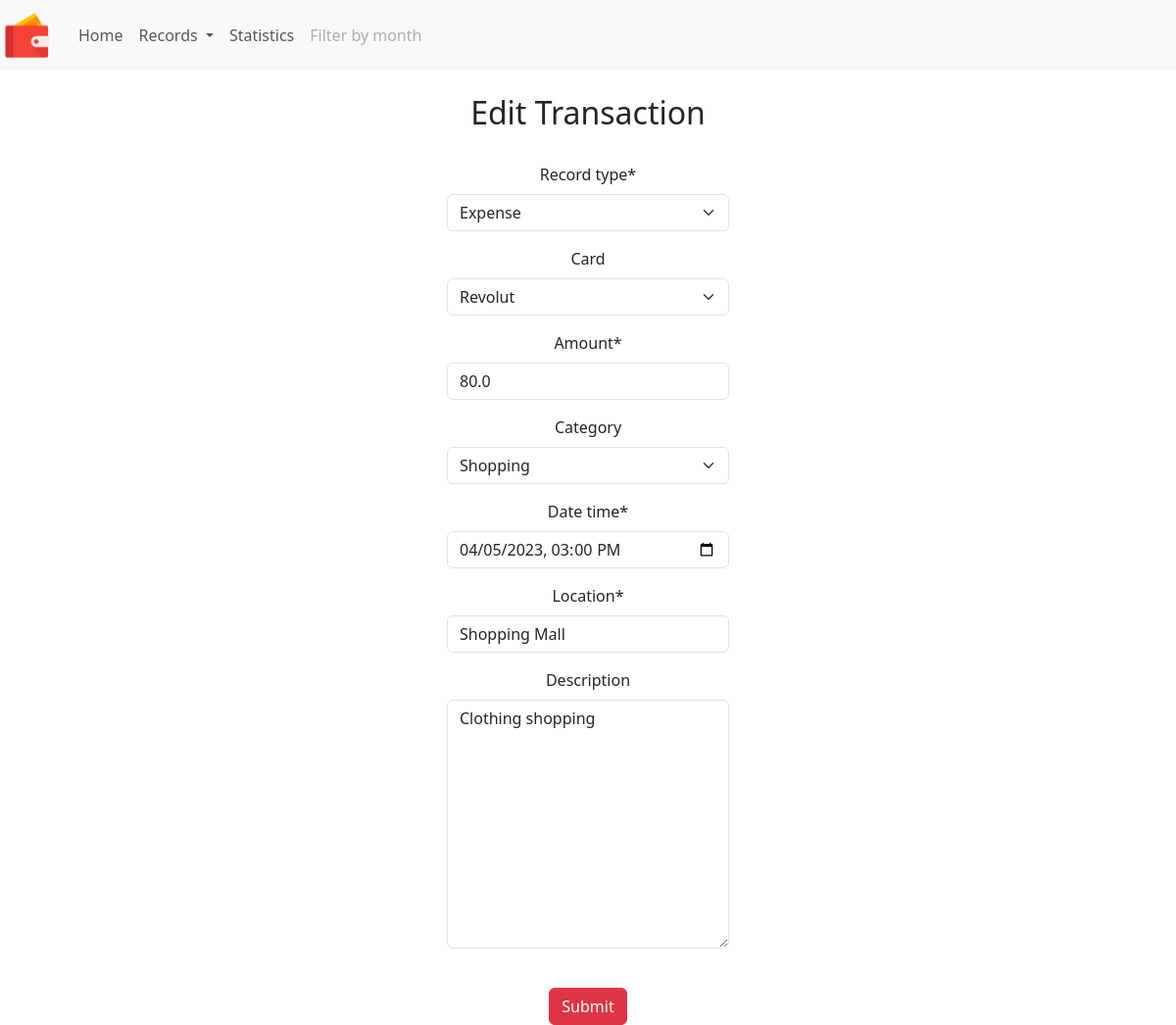
The app's page /edit_spending/34, older data.
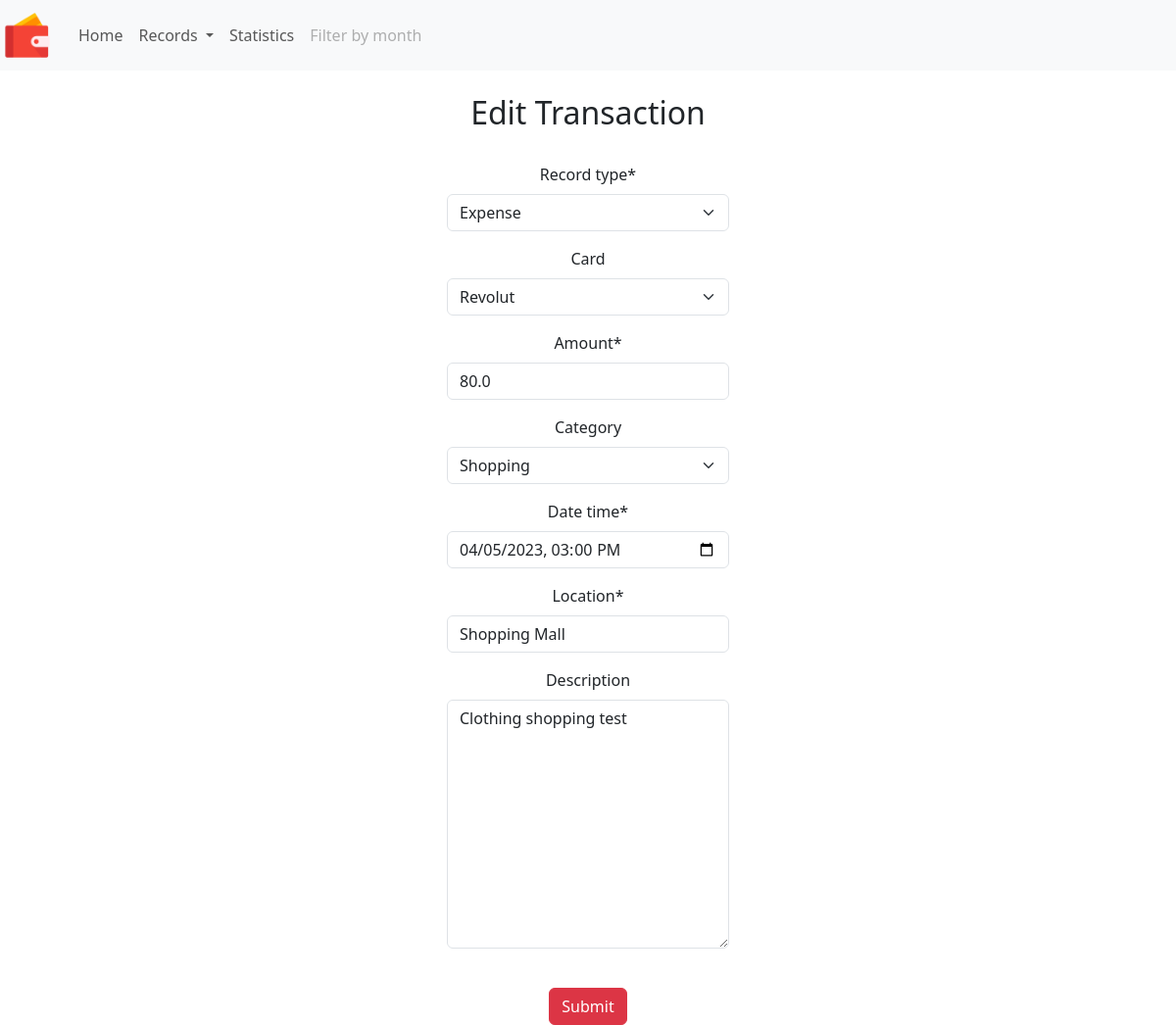
The same page, newer data.
### finances/models.py (models this page shows, shortened)
class Spending(models.Model):
    record_type = models.CharField(max_length=7, choices=RECORD_TYPE, default='other')
    paid_with = models.ForeignKey(BankAccount, blank=True, null=True, verbose_name='Card', on_delete=models.CASCADE)
    amount = models.FloatField(validators=[MinValueValidator(Decimal('0.01'))])
    category = models.ForeignKey(Category, blank=True, null=True, on_delete=models.CASCADE)
    date_time = models.DateTimeField()
    location = models.CharField(max_length=25,
                                validators=[RegexValidator('[+-/%@!(){}]', inverse_match=True)]
                                )
    description = models.TextField(max_length=300, blank=True,
                                   validators=[RegexValidator('[+-/%@!()"{}]', inverse_match=True)]
                                   )

### finances/views.py (the view, shortened to what this page needs)
# urls.py: path('edit_spending/<int:id>', views.edit_spending, name='edit-spending'),
def edit_spending(request, id):
    post = get_object_or_404(Spending, id=id)
    if request.method == 'GET':
        context = {'form': SpendingForm(instance=post), 'id': id}
        return render(request, 'finances/add_spending.html', context)

### finances/forms.py
class SpendingForm(ModelForm):
    class Meta:
        model = Spending
        fields = ('record_type', 'paid_with', 'amount', 'category', 'date_time', 'location', 'description')
        widgets = {
            'date_time': forms.DateTimeInput(attrs={'type': 'datetime-local'})
        }

### finances/models.py (called while the page is built)
    def __str__(self):
        return self.name

    def __str__(self):
        return self.name

### finances/templates/finances/add_spending.html (shortened to what this page needs)
{% extends "base.html" %}
{% load crispy_forms_tags %}
{% block content %}
{% include 'includes/header.html' %}
<center>
    <br>
    <h2>{% if id %} Edit {% else %} New {% endif %} Transaction</h2>
    <br>
    {% if submitted %}
    Your spending was submitted!<br/><br/>
    <a href="{% url 'finances:add-spending' %}"><input type="button" value="Another expense"
                                                        class="btn btn-primary"></a>
    {% else %}
    <form action="" method=POST>
        <div class="col-4" style="width: 24%;">
        {{ form|crispy }}
        </div>
        <br>
        <input type="submit" value="Submit" class="btn btn-danger">
    </form>
    {% endif %}
</center>
{% endblock %}

Row changes from the older to the newer data that the page shows:
changed Spending "Expense": description "Clothing shopping" → "Clothing shopping test"
